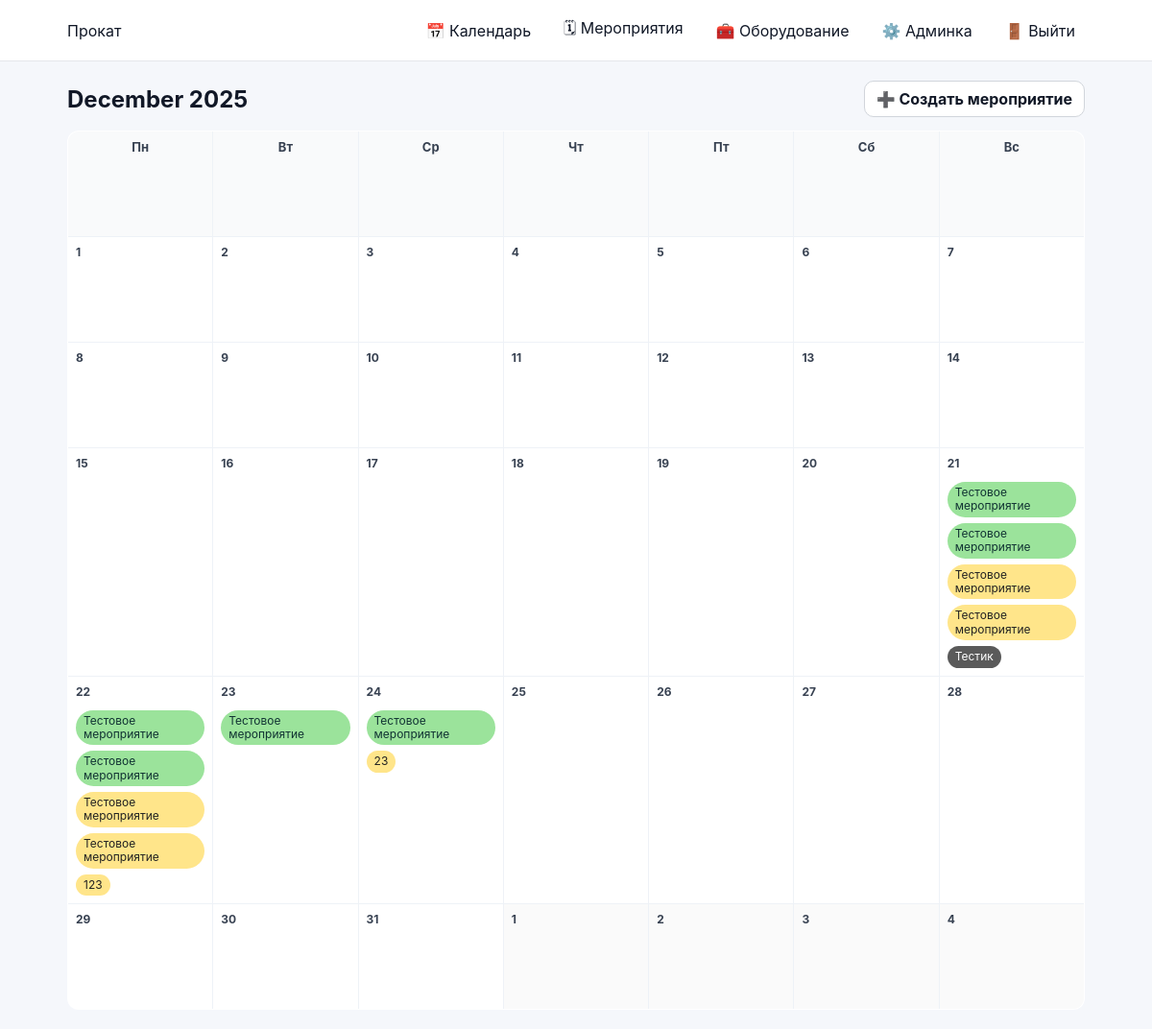
The page /calendar/ (signed in) on the database its author committed.
### events/models.py (models this page shows, shortened)
class Event(models.Model):
    STATUS_DRAFT = 'draft'
    STATUS_CONFIRMED = 'confirmed'
    STATUS_CANCELLED = 'cancelled'
    STATUS_CLOSED = 'closed'
    STATUS_CHOICES = (
        (STATUS_DRAFT, 'Черновик'),
        (STATUS_CONFIRMED, 'Подтверждено'),
        (STATUS_CANCELLED, 'Отменено'),
        (STATUS_CLOSED, 'Закрыто'),
    )
    name = models.CharField(max_length=200)
    start_date = models.DateField()
    end_date = models.DateField(blank=True, null=True)
    client = models.CharField(max_length=200, blank=True)
    location = models.CharField(max_length=200, blank=True)
    responsible = models.ForeignKey(
        User,
        on_delete=models.SET_NULL,
        null=True,
        related_name='events'
    )
    status = models.CharField(
        max_length=20,
        choices=STATUS_CHOICES,
        default=STATUS_DRAFT
    )
    created_at = models.DateTimeField(auto_now_add=True)

### events/views.py (the view)
# urls.py: path('calendar/', calendar_view, name='calendar'),
@login_required
def calendar_view(request):
    auto_close_past_events()
    today = date.today()
    year = int(request.GET.get("year", today.year))
    month = int(request.GET.get("month", today.month))
    cal = calendar.Calendar(firstweekday=0)
    month_days = cal.monthdatescalendar(year, month)
    first_day = month_days[0][0]
    last_day = month_days[-1][-1]
    events = Event.objects.filter(start_date__lte=last_day, end_date__gte=first_day).order_by("start_date")
    events_by_day = {d: [] for week in month_days for d in week}
    event_has_problem = {}
    for ev in events:
        event_has_problem[ev.id] = bool(event_shortages(ev))
        cur = max(ev.start_date, first_day)
        end = min(ev.end_date, last_day)
        while cur <= end:
            if cur in events_by_day:
                events_by_day[cur].append(ev)
            cur = cur.fromordinal(cur.toordinal() + 1)
    return render(request, "events/calendar.html", {
        "year": year,
        "month": month,
        "month_name": calendar.month_name[month],
        "month_days": month_days,
        "events_by_day": events_by_day,
        "event_has_problem": event_has_problem,  # важно: всегда dict, иначе календарь падает
        "can_edit": user_can_edit_event_card(request.user),
    })

### accounts/permissions.py (called while the page is built)
def user_can_edit_event_card(user) -> bool:
    return bool(user and user.is_authenticated and (user.is_superuser or _has_group(user, ROLE_MANAGER)))

### events/templatetags/event_extras.py (called while the page is built)
@register.filter
def get_item(dictionary, key):
    if not dictionary:
        return []
    return dictionary.get(key, [])

### events/views.py (called while the page is built)
def auto_close_past_events():
    today = date.today()
    allowed = {s[0] for s in getattr(Event, "STATUS_CHOICES", [])}
    if "closed" not in allowed:
        return
    Event.objects.filter(end_date__lt=today).exclude(status="closed").update(status="closed")

def _reserved_other_map(event: Event) -> dict:
    qs = (
        EventEquipment.objects
        .filter(event__start_date__lte=event.end_date, event__end_date__gte=event.start_date)
        .exclude(event=event)
        .values("equipment_id")
        .annotate(total=Sum("quantity"))
    )
    return {row["equipment_id"]: int(row["total"] or 0) for row in qs}

def _required_map(event: Event) -> dict:
    qs = (
        EventEquipment.objects
        .filter(event=event)
        .values("equipment_id")
        .annotate(total=Sum("quantity"))
    )
    return {row["equipment_id"]: int(row["total"] or 0) for row in qs}

def _rented_map(event: Event) -> dict:
    qs = (
        EventRentedEquipment.objects
        .filter(event=event)
        .values("equipment_id")
        .annotate(total=Sum("quantity"))
    )
    return {row["equipment_id"]: int(row["total"] or 0) for row in qs}

### events/templates/events/calendar.html
{% extends "base.html" %}
{% load event_extras %}
{% block content %}
<div class="toolbar">
    <h2 style="margin:0;">{{ month_name }} {{ year }}</h2>
    {% if can_edit %}
        <a class="btn" href="{% url 'event_create' %}">➕ Создать мероприятие</a>
    {% endif %}
</div>
<table class="calendar">
    <tr>
        <th>Пн</th>
        <th>Вт</th>
        <th>Ср</th>
        <th>Чт</th>
        <th>Пт</th>
        <th>Сб</th>
        <th>Вс</th>
    </tr>
    {% for week in month_days %}
    <tr>
        {% for day in week %}
        <td class="{% if day.month != month %}other-month{% endif %}">
            <div class="day-number">{{ day.day }}</div>
            {% for event in events_by_day|get_item:day %}
                <div class="event-pill status-{{ event.status }} {% if event_has_problem|get_item:event.id %}has-problem{% endif %}">
                    <a href="{% url 'event_detail' event.id %}">
                        {{ event.name }}
                    </a>
                </div>
            {% endfor %}
        </td>
        {% endfor %}
    </tr>
    {% endfor %}
</table>
{% endblock %}

### static/css/base.css (style rules this page uses)
* { box-sizing: border-box; }
html, body { height: 100%; }
body { margin: 0; font-family: -apple-system, BlinkMacSystemFont, "Segoe UI", Roboto, Arial, sans-serif; background: #f5f7fb; color: #111827; }
a { color: inherit; text-decoration: none; }
.btn { display: inline-flex; align-items: center; gap: 8px; padding: 8px 12px; border-radius: 10px; border: 1px solid #d1d5db; background: #ffffff; color: #111827; font-weight: 700; cursor: pointer; text-decoration: none; }
.toolbar { display: flex; align-items: center; justify-content: space-between; gap: 12px; margin-bottom: 14px; }

### static/css/calendar.css (style rules this page uses)
.calendar { width: 100%; border-collapse: collapse; background: #ffffff; border: 1px solid #e5e7eb; border-radius: 12px; overflow: hidden; }
.calendar th, .calendar td { border: 1px solid #eef2f7; vertical-align: top; width: 14.28%; height: 110px; padding: 8px; }
.calendar th { background: #f9fafb; font-size: 13px; color: #374151; }
.other-month { background: #fafafa; color: #9ca3af; }
.day-number { font-weight: 700; font-size: 12px; color: #374151; margin-bottom: 6px; }
.event-pill { display: inline-block; padding: 4px 8px; border-radius: 999px; margin-top: 6px; font-size: 12px; line-height: 1.2; }
.event-pill a { color: inherit; text-decoration: none; }
.status-draft { background: #ffe58a; color: #222; }
.status-confirmed { background: #9be39b; color: #133; }
.status-closed { background: #5a5a5a; color: #fff; }

### rows shown on the page
Event: name "Тестовое мероприятие"
Event: name "Тестовое мероприятие"
Event: name "Тестовое мероприятие"
Event: name "Тестовое мероприятие"
Event: name "Тестик"
Event: name "123"
Event: name "23"

### other values the page prints
{{ month_name }} "December"
{{ year }} "2025"
{{ day.day }} "1" "2" "3" "4" "5" "6" "7" "8" "9" "10" "11" "12" "13" "14" "15" "16" "17" "18" "19" "20" "21" "22" "23" "24" "25" "26" "27" "28" "29" "30" "31" "1" "2" "3" "4"
